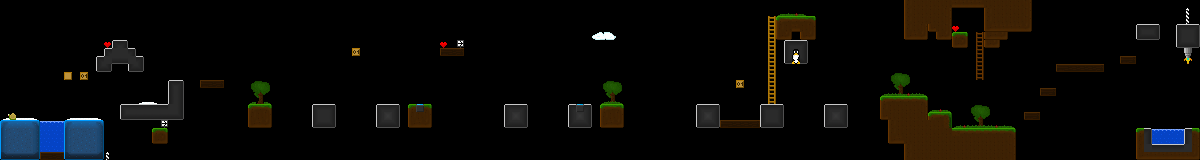

Tiled map render using the project's own tile images. Description and the map definition, with tile-layer contents summarised, below:
An orthogonal 150x20 tile map with 8x8 px tiles, 3 tile layers (Tile Layer 1, Tile Layer 2, Tile Layer 3).

<map version="1.2" tiledversion="2019.04.03" orientation="orthogonal" renderorder="right-down" width="150" height="20" tilewidth="8" tileheight="8" infinite="0" nextlayerid="9" nextobjectid="2">
 <tileset firstgid="1" source="tileset2.tsx" />
 <layer id="6" name="Tile Layer 1" width="150" height="20">
  <data>[3000 cells, 282 non-empty, 61 distinct tile ids]</data>
 </layer>
 <layer id="7" name="Tile Layer 2" width="150" height="20">
  <data>[3000 cells, 173 non-empty, 37 distinct tile ids]</data>
 </layer>
 <layer id="8" name="Tile Layer 3" width="150" height="20">
  <data>[3000 cells, 121 non-empty, 32 distinct tile ids]</data>
 </layer>
</map>
